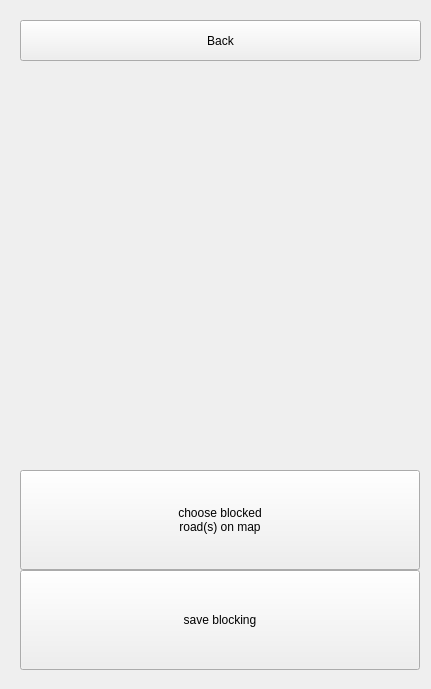
      <widget class="QWidget" name="page5">
       <widget class="QPushButton" name="button_goBack5">
        <property name="geometry">
         <rect>
          <x>20</x>
          <y>20</y>
          <width>401</width>
          <height>41</height>
         </rect>
        </property>
        <property name="text">
         <string>Back</string>
        </property>
       </widget>
       <widget class="QPushButton" name="button_chooseRoad">
        <property name="geometry">
         <rect>
          <x>20</x>
          <y>470</y>
          <width>400</width>
          <height>100</height>
         </rect>
        </property>
        <property name="minimumSize">
         <size>
          <width>400</width>
          <height>100</height>
         </size>
        </property>
        <property name="maximumSize">
         <size>
          <width>200</width>
          <height>200</height>
         </size>
        </property>
        <property name="text">
         <string>choose blocked
road(s) on map</string>
        </property>
       </widget>
       <widget class="QPushButton" name="button_saveBlocking">
        <property name="geometry">
         <rect>
          <x>20</x>
          <y>570</y>
          <width>400</width>
          <height>100</height>
         </rect>
        </property>
        <property name="minimumSize">
         <size>
          <width>400</width>
          <height>100</height>
         </size>
        </property>
        <property name="maximumSize">
         <size>
          <width>200</width>
          <height>200</height>
         </size>
        </property>
        <property name="text">
         <string>save blocking</string>
        </property>
       </widget>
       <widget class="QgsMapCanvas" name="QgsMapCanvas5" native="true">
        <property name="geometry">
         <rect>
          <x>20</x>
          <y>10</y>
          <width>402</width>
          <height>670</height>
         </rect>
        </property>
        <property name="minimumSize">
         <size>
          <width>402</width>
          <height>670</height>
         </size>
        </property>
        <property name="maximumSize">
         <size>
          <width>402</width>
          <height>670</height>
         </size>
        </property>
       </widget>
       <zorder>QgsMapCanvas5</zorder>
       <zorder>button_goBack5</zorder>
       <zorder>button_chooseRoad</zorder>
       <zorder>button_saveBlocking</zorder>
      </widget>
